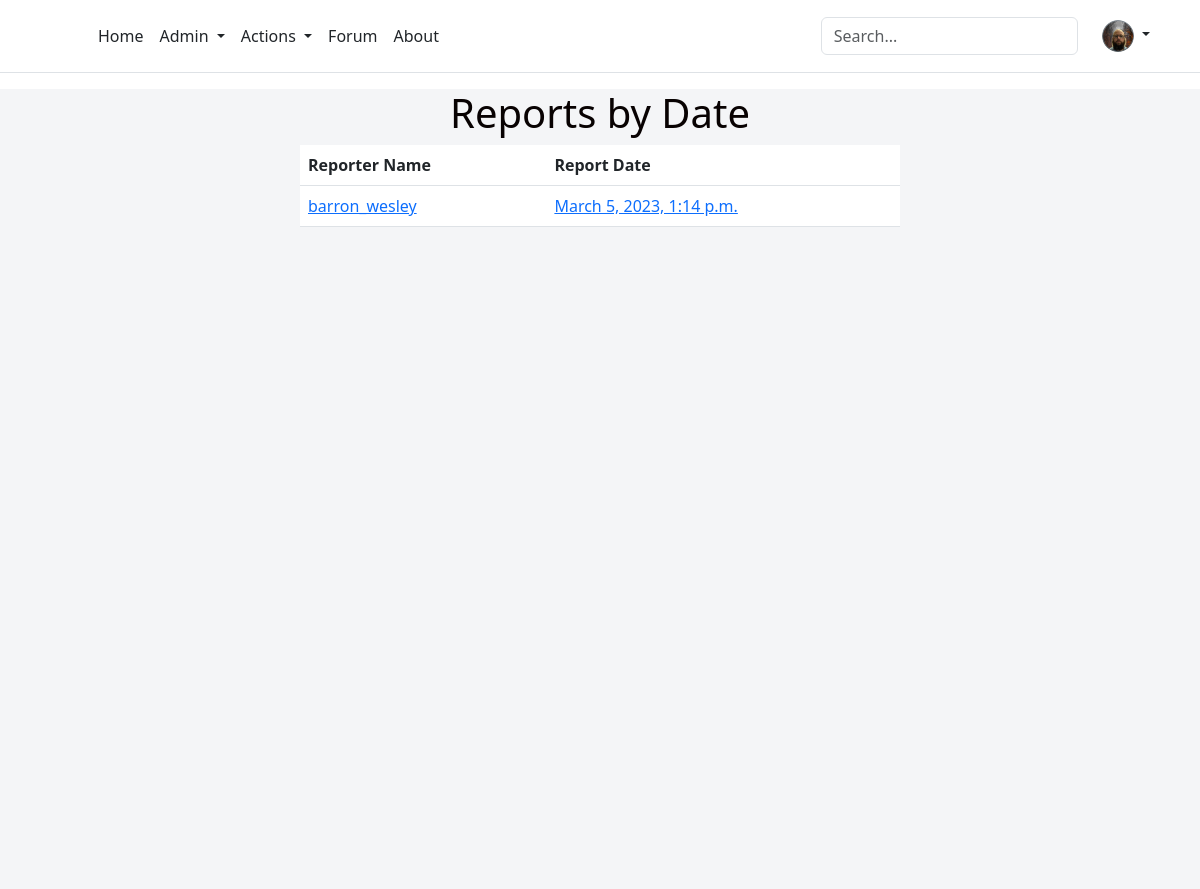
Page /view-all-reports/ (signed in) on the earlier database version.
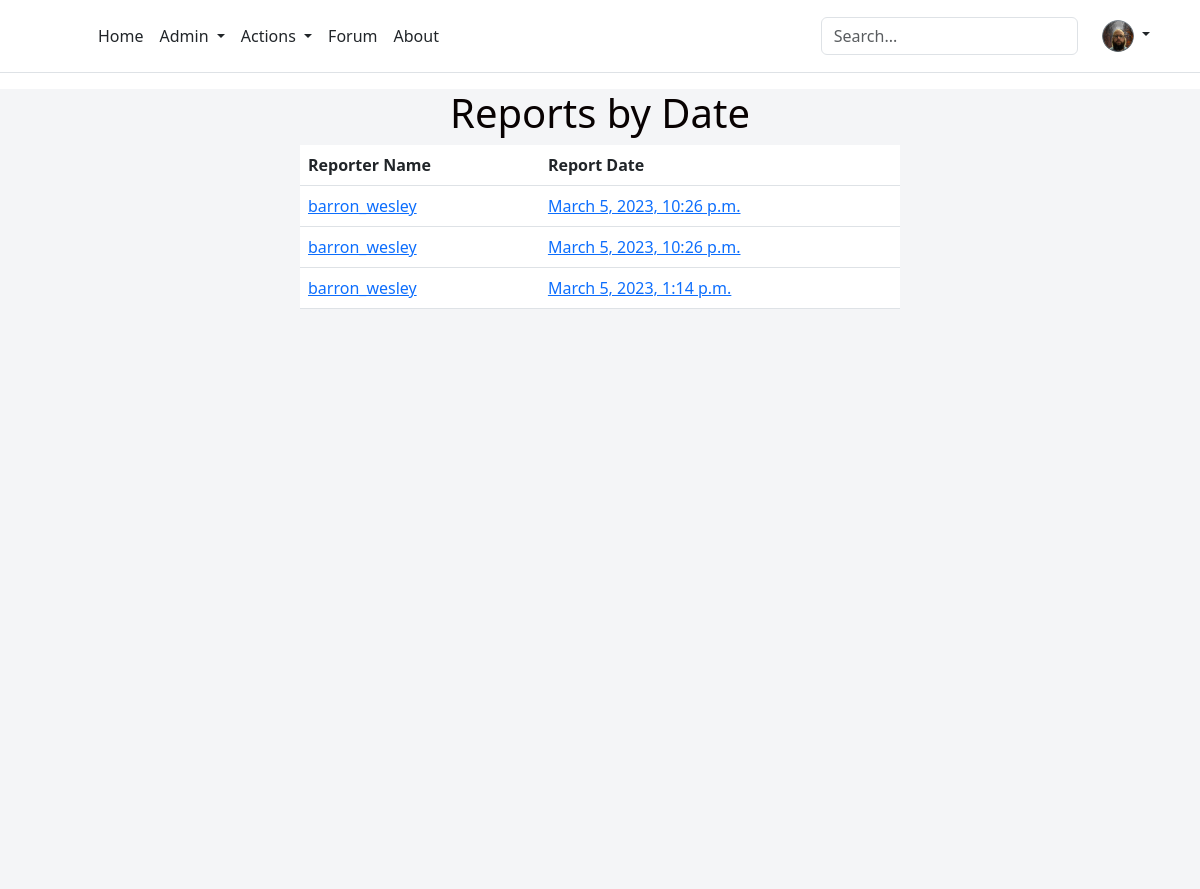
Same page on the later database version.
### skmsapp/models.py (models this page shows, shortened)
class UserProfile(models.Model):
    user = models.OneToOneField(User, null=True, on_delete=models.CASCADE)
    type = models.CharField(max_length=255, choices= (('User','User'), ('Expert','Expert'), ('RiskManager','RiskManager')), default='User')
    userimage = models.ImageField(null=True, blank=True, upload_to="images/profile/")

class Report(models.Model):
    reporter_comments = models.TextField()
    reporter_name = models.CharField(max_length=300, choices= (('Current User','Current User'), ('Anonymous','Anonymous')), default='Current User')
    report_date = models.DateTimeField(auto_now_add=True)
    contact_preference = models.CharField(max_length = 3, choices= (('N','No'), ('Y','Yes')), default='Y')
    report_anonymously = models.CharField(max_length = 3, choices= (('N','No'), ('Y','Yes')), default='N')
    submitter = models.CharField(max_length=50, null=True)

### skmsapp/views.py (the view)
# urls.py: path('view-all-reports/', views.viewAllReports, name='viewAllReports'),
def viewAllReports(request):
    post = Report.objects.values()
    user = request.user
    user_type = UserProfile.objects.filter(user=user, type="RiskManager").exists()
    if user_type == True:
        return render(request, "view-all-reports.html", {'post':post, 'user':user})
    else:
        messages.success(request, "You must have the Risk Management role to access this.")
        return redirect("home")

### skmsapp/templates/view-all-reports.html
{% extends "site-skeleton.html" %}
{% block body %}
<center>
<div style="width:50%;">
<h1 style="color:rgb(8, 2, 2)">Reports by Date</h1>
<table class="table">
    <thead class="thead-dark" style="background-color: #14a44d; color: white;">
      <tr>
        <th scope="col">Reporter Name</th>
        <th scope="col">Report Date</th>
      </tr>
    </thead>
    <tbody>
    {% for i in post reversed %}
      <tr>
        <td><a href="/view-reports/{{user.id}}">{{i.submitter}}</a></td>
        <td><a href="/view-reports/{{user.id}}">{{i.report_date}}</a></td>
      </tr>
    {% endfor %}
    </tbody>
  </table>
</div>
{% endblock %}

### skmsapp/templates/site-skeleton.html (shortened to what this page needs)
<!DOCTYPE html>
<html lang="en">
<head>
    <link href="https://cdn.jsdelivr.net/npm/bootstrap@5.3.0-alpha1/dist/css/bootstrap.min.css" rel="stylesheet">
    <link rel="stylesheet" href="https://cdnjs.cloudflare.com/ajax/libs/font-awesome/6.0.0/css/all.min.css">
    <link rel="stylesheet" href="https://mdbcdn.b-cdn.net/wp-content/themes/mdbootstrap4/docs-app/css/dist/mdb5/standard/core.min.css">
    <link rel="stylesheet" id="roboto-subset.css-css" href="https://mdbcdn.b-cdn.net/wp-content/themes/mdbootstrap4/docs-app/css/mdb5/fonts/roboto-subset.css?ver=3.9.0-update.5" type="text/css" media="all">
    <link rel="stylesheet" href="https://cdnjs.cloudflare.com/ajax/libs/font-awesome/4.7.0/css/font-awesome.min.css">
</head>
<body>
<header class="p-3 mb-3 border-bottom">
  <div class="container">
    <div class="d-flex flex-wrap align-items-center justify-content-center justify-content-lg-start">
      <a href="/" class="d-flex align-items-center mb-2 mb-lg-0 text-dark text-decoration-none">
        <svg class="bi me-2" width="40" height="32" role="img" aria-label="Bootstrap"><use xlink:href="#bootstrap"></use></svg>
      </a>
      <ul class="nav col-12 col-lg-auto me-lg-auto mb-2 justify-content-center mb-md-0">
        <li><a href="{% url 'home' %}" class="nav-link px-2 link-dark">Home</a></li>
        {% if user.userprofile.type == "RiskManager" %}
        <li class="nav-item dropdown">
          <a class="nav-link px-2 link-dark dropdown-toggle" href="#" id="navbardrop" data-toggle="dropdown">
            Admin
          </a>
        </li>
        {% endif %}
        <li class="nav-item dropdown">
          <a class="nav-link px-2 link-dark dropdown-toggle" href="#" id="navbardrop" data-toggle="dropdown">
            Actions
          </a>
        </li>
        <li><a href="{% url 'forum' %}" class="nav-link px-2 link-dark">Forum</a></li>
        <li><a href="#" class="nav-link px-2 link-dark">About</a></li>
      </ul>
      <form class="col-12 col-lg-auto mb-3 mb-lg-0 me-lg-3" role="search">
        <input type="search" class="form-control" placeholder="Search..." aria-label="Search">
      </form>
      <div class="nav-item dropdown text-end">
        <a href="#" class="nav-link px-2 d-block link-dark text-decoration-none dropdown-toggle" data-bs-toggle="dropdown" aria-expanded="false" id="navbardrop" data-toggle="dropdown">
          {% if user.is_authenticated %}
          <img src="{{ user.userprofile.userimage.url }}" alt="mdo" width="32" height="32" class="rounded-circle">
          {% else %}
          <img src="https://betterwaterquality.com/wp-content/uploads/2020/09/dummy-profile-pic-300x300-1-1.png" alt="mdo" width="32" height="32" class="rounded-circle">
          {% endif %}
        </a>
      </div>
    </div>
  </div>
</header>
<section class="vh-100" style="background-color: #f4f5f7;">
   {% block body %}
   {% endblock %}
  </section><link href="https://code.ionicframework.com/ionicons/2.0.1/css/ionicons.min.css" rel="stylesheet">
</body>
</html>

Differences in the rows shown:
added Report: submitter "barron_wesley", report_date "March 5, 2023, 10:26 p.m."
added Report: submitter "barron_wesley", report_date "March 5, 2023, 10:26 p.m."
